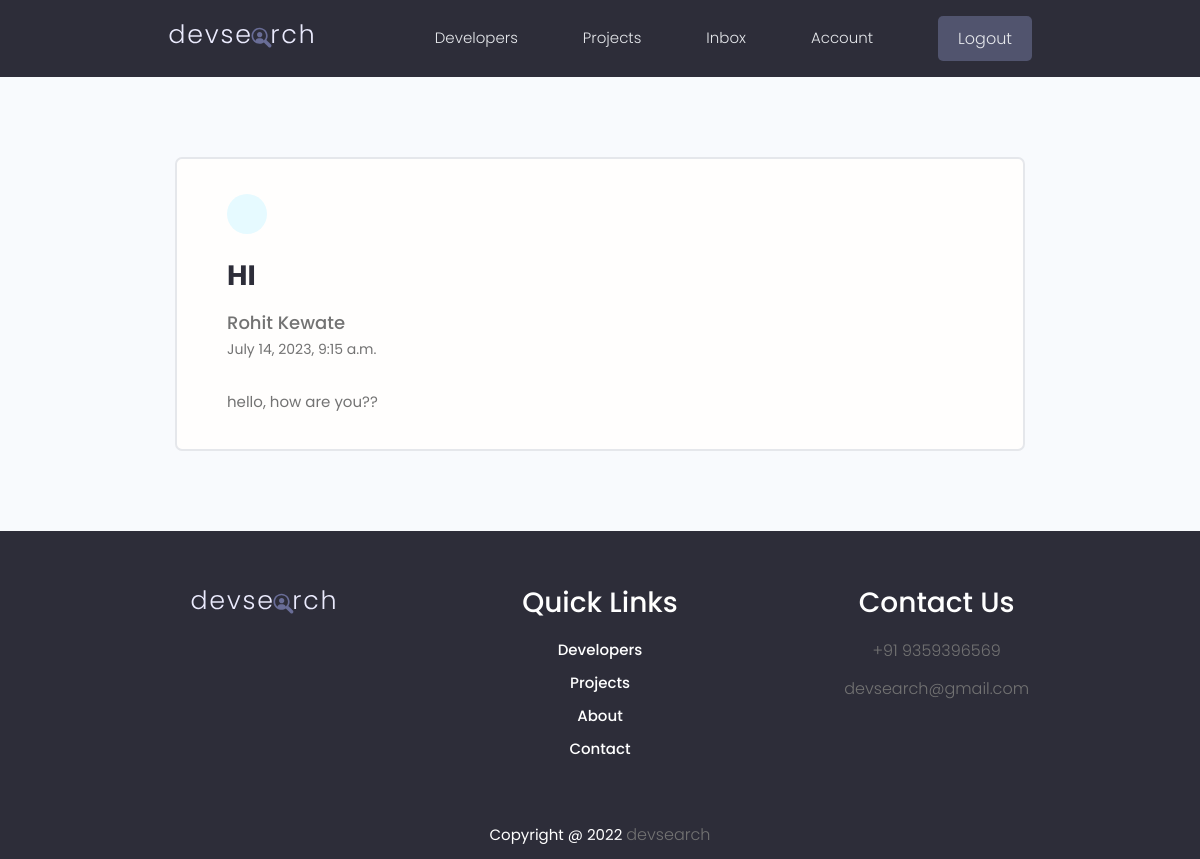
The app's page /users/message/515f3ef3f3fe4078977e1ffa30ef5dcd/ (signed in) with its own data.
### users/models.py (models this page shows, shortened)
class Message(models.Model):
    sender = models.ForeignKey(
        profile, on_delete=models.CASCADE, null=True, blank=True)
    recipient = models.ForeignKey(
        profile, on_delete=models.CASCADE, null=True, blank=True, related_name="messages")
    name = models.CharField(max_length=200, null=True, blank=True)
    email = models.EmailField(max_length=200, null=True, blank=True)
    subject = models.CharField(max_length=200, null=True, blank=True)
    body = models.TextField()
    is_read = models.BooleanField(default=False, null=True)
    created = models.DateTimeField(auto_now_add=True)
    id = models.UUIDField(default=uuid.uuid4, unique=True,
                          primary_key=True, editable=False)
    class Meta:
        ordering = ['is_read', '-created']

### users/views.py (the view)
# urls.py: path("message/<str:pk>/", views.viewMessage, name="message-page"),
@login_required(login_url="login-page")
def viewMessage(request, pk):
    profile = request.user.profile
    message = profile.messages.get(id=pk)
    if message.is_read == False:
        message.is_read = True
        message.save()
    context = {'message': message}
    return render(request, "users/message.html", context)

### users/templates/users/message.html (shortened to what this page needs)
{% extends 'base.html' %}
{% load static %}
{% block content %}
<main class="messagePage my-xl">
<div class="content-box">
  <div class="message">
    <a class="backButton" href="{% url 'inbox-page' %}"></a>
    <h2 class="message__subject">{{ message.subject }}</h4>
      {% if message.sender %}
      <a href="{% url 'user-profile-page' message.sender.id %}" class="message__author">{{ message.name}}</a>
      {% else %}
      <p class="message__author">{{ message.name}}</p>
      {% endif %}
      <p class="message__date">{{ message.created }}</p>
      <div class="message__body">
        {{ message.body|linebreaksbr }}
      </div>
  </div>
</div>
</main>
{% endblock content %}

### static/styles/app.css (style rules this page uses)
:root { --color-sub: #2d2d39; }
.content-box { width: 95%; max-width: 85rem; margin: 0 auto; }
.message { padding: 2.5rem 0; }
.message>a { display: flex; gap: 1rem; }
.message__author, .message__date { flex-basis: 25%; }
.message__subject { flex-basis: 50%; }
.message__date { text-align: right; }
.messagePage .message { list-style: none; background: var(--color-white); padding: 3.5rem 5rem; border: 2px solid var(--color-light); border-radius: 0.7rem; }
.messagePage .message__subject { font-size: 2.8rem; color: var(--color-sub); margin-bottom: 1rem; margin-top: 2rem; }
.messagePage .message__author { font-size: 1.8rem; font-weight: 500; }
.messagePage .message__date { font-size: 1.4rem; font-weight: 400; text-align: left; margin-bottom: 3rem; }
.backButton { background: var(--color-main-light); color: var(--color-main); width: 4rem; height: 4rem; display: flex; align-items: center; justify-content: center; border-radius: 50%; }

### static/uikit/styles/modules/_variables.css (style rules this page uses)
:root { --color-main: #5aa5b9; --color-main-light: #e6faff; --color-sub: #3f4156; --color-sub-light: #51546e; --color-sub-lighter: #ededfd; --color-text: #737373; --color-gray: #8b8b8b; --color-light: #e5e7eb; --color-light-gray: #767676; --color-bg: #f8fafd; --color-white: #fffefd; --color-white-light: #f3f3f3; --color-success: #359e64; --color-success-bg: #def8e8; --color-error: #fc4b0b; --color-error-bg: #fff2ee; --font-base: 'Poppins', arial, helvetica, 'Segoe UI', roboto, ubuntu, sans-serif; --font-monospace: 'Fira Code', 'Courier New', courier, monospace; --font-regular: 300; --font-medium: 500; --font-bold: 700; --generic-shadow: 1px 1px 5px #00000010; --generic-transition: all 0.3s ease-in-out; }

### static/uikit/styles/modules/_base.css (style rules this page uses)
* { margin: 0; padding: 0; box-sizing: border-box; text-rendering: optimizeLegibility; color: inherit; font-size: inherit; }
html { font-size: 50%; }
@media only screen and (min-width: 480px) { html { font-size: 56.25%; } }
@media only screen and (min-width: 1200px) { html { font-size: 62.5%; } }
body { line-height: 1.6; font-weight: 400; font-size: 1.5rem; color: var(--color-text); background-color: var(--color-bg); min-height: 100vh; }

### static/uikit/styles/modules/_typography.css (style rules this page uses)
* { font-family: var(--font-base); }
h2 { font-size: 3.6rem; font-weight: var(--font-bold); }
p, span, strong { font-size: 1.6rem; color: var(--color-text); font-weight: var(--font-regular); }
a { padding-bottom: 2px; text-decoration: none; display: inline-block; color: var(--color-main); font-weight: var(--font-medium); }

### static/uikit/styles/modules/_utilities.css (style rules this page uses)
.my-xl { margin: 8rem auto; }

### records on screen
Message: subject "HI", name "Rohit Kewate", created "July 14, 2023, 9:15 a.m.", body "hello, how are you??"
